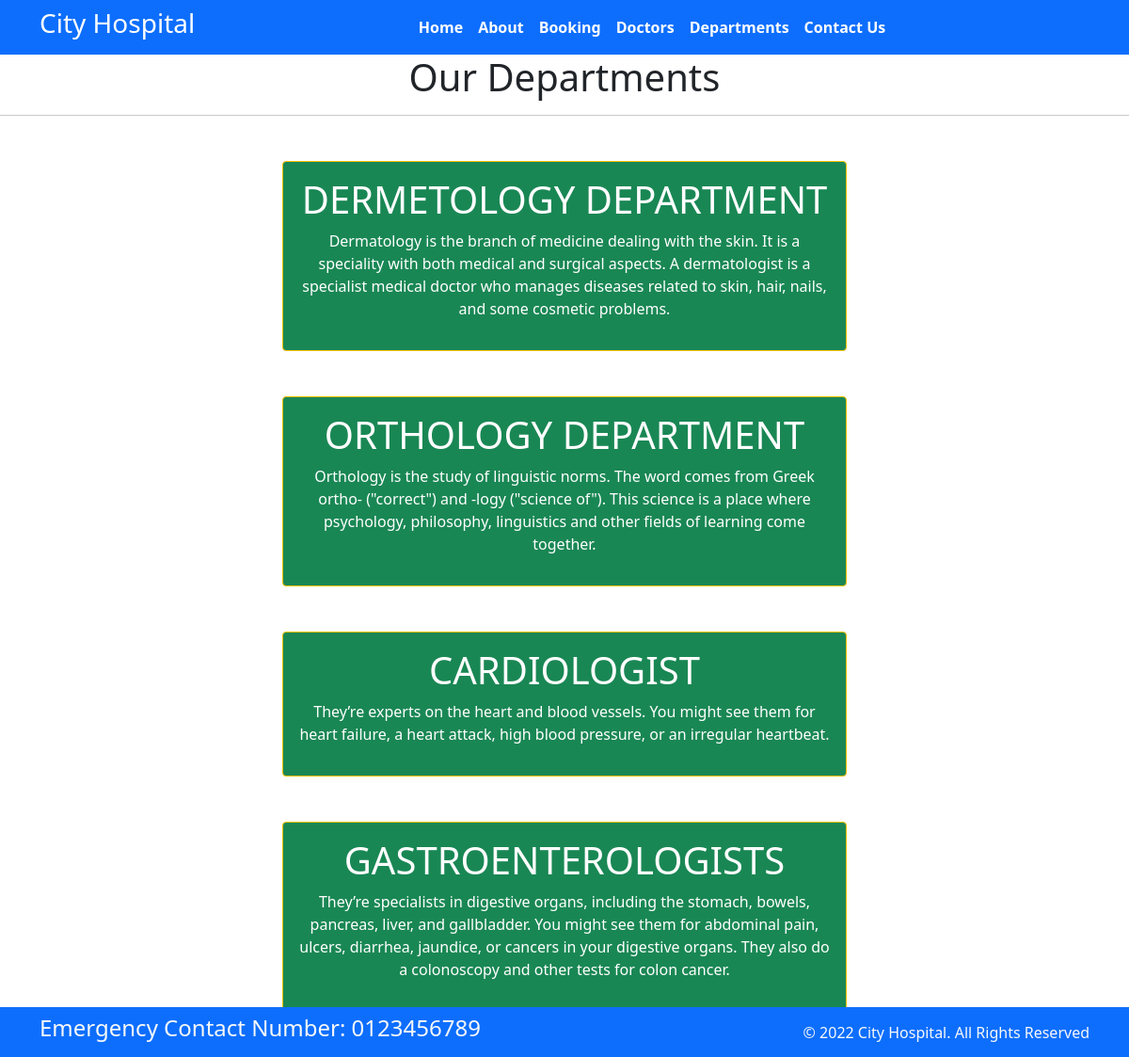
Page /department/ on the committed database.
### home/models.py (models this page shows, shortened)
class department(models.Model):
    dep_name = models.CharField(max_length=100)
    dep_description = models.TextField()

### home/views.py (the view)
# urls.py: path('department/',views.Department,name='department'),
def Department(request):
    dict_dept={
        'dept': department.objects.all()
    }
    return render(request, 'department.html', dict_dept)

### templates/department.html (shortened to what this page needs)
{% extends 'base.html' %}
{% block content%}
<h1 class="text-center"> Our Departments </h1>
<hr>
{% for d in dept %}
<div class="mx-auto w-50 bg-success text-center text-white p-3 my-5 border border-warning rounded">
    <h1>{{d.dep_name}}</h1>
    <p>{{d.dep_description}}</p>
</div>
{% endfor %}
{% endblock %}

### templates/base.html (shortened to what this page needs)
{% load static %}
<!DOCTYPE html>
<html>
<head>
  <link rel="stylesheet" href=" https://cdn.jsdelivr.net/npm/bootstrap@5.1.3/dist/css/bootstrap.min.css ">
  <link rel="stylesheet" href="https://use.fontawesome.com/releases/v5.2.0/css/all.css">
  <link rel="stylesheet" href="{% static 'css/style.css' %}">
</head>
<body>
  <nav class="navbar bg-primary navbar-expand-md ">
    <div class="container">
      <div class="col-2 text-left pl-md-0">
        <h3 class="text-white"> City Hospital </h3>
      </div>
      <div class="collapse navbar-collapse justify-content-center col-md-8 navbar-collapse-3">
        <ul class="navbar-nav justify-content-center  fw-bold">
          <li class="nav-item active">
            <a class="nav-link text-white" href="{% url 'home'%}">Home </a>
          </li>
          <li class="nav-item">
            <a class="nav-link text-white" href="{% url 'about'%}">About</a>
          </li>
          <li class="nav-item">
            <a class="nav-link text-white" href="{% url 'booking'%}">Booking</a>
          </li>
          <li class="nav-item">
            <a class="nav-link text-white" href="{% url 'doctors'%}">Doctors</a>
          </li>
          <li class="nav-item">
            <a class="nav-link text-white" href="{% url 'department'%}">Departments</a>
          </li>
          <li class="nav-item">
            <a class="nav-link text-white" href="{% url 'contact'%}">Contact Us</a>
          </li>
        </ul>
      </div>
    </div>
  </nav>
  {% block content %} {% endblock%}
  <section class="fixed-bottom">
    <footer class="pt-2 pb-2  bg-primary text-light">
      <div class="container">
        <div class="row align-items-center">
          <div class="col-12 col-md-8">
            <h4>Emergency Contact Number: 0123456789</h4>
          </div>
          <div class="col-12 col-md-4 mt-4 mt-md-0 text-center text-md-end">
            © 2022 City Hospital. All Rights Reserved
          </div>
        </div>
      </div>
    </footer>
  </section>
</body>
</html>

### rows in the picture
department: dep_name "DERMETOLOGY DEPARTMENT", dep_description "Dermatology is the branch of medicine dealing with the skin. It is a speciality with both medical and surgical aspects. A dermatologist is a specialist medical doctor who manages diseases related to skin, hair, nails, and some cosmetic problems."
department: dep_name "ORTHOLOGY DEPARTMENT", dep_description "Orthology is the study of linguistic norms. The word comes from Greek ortho- (\"correct\") and -logy (\"science of\"). This science is a place where psychology, philosophy, linguistics and other fields of learning come together."
department: dep_name "CARDIOLOGIST", dep_description "They’re experts on the heart and blood vessels. You might see them for heart failure, a heart attack, high blood pressure, or an irregular heartbeat."
department: dep_name "GASTROENTEROLOGISTS", dep_description "They’re specialists in digestive organs, including the stomach, bowels, pancreas, liver, and gallbladder. You might see them for abdominal pain, ulcers, diarrhea, jaundice, or cancers in your digestive organs. They also do a colonoscopy and other tests for colon cancer."
